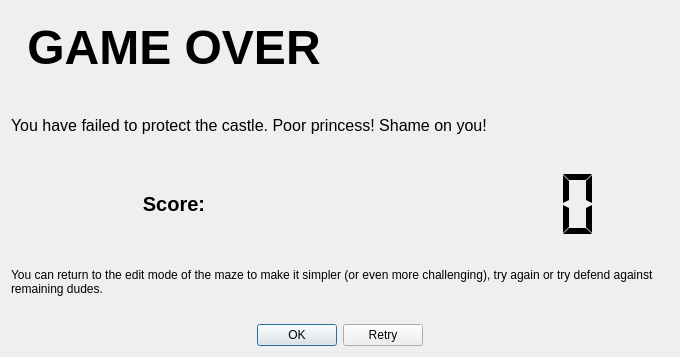
<?xml version="1.0" encoding="UTF-8"?>
<ui version="4.0">
 <class>Dialog</class>
 <widget class="QDialog" name="Dialog">
  <property name="geometry">
   <rect>
    <x>0</x>
    <y>0</y>
    <width>680</width>
    <height>357</height>
   </rect>
  </property>
  <property name="windowTitle">
   <string>Maze - GAME OVER</string>
  </property>
  <layout class="QVBoxLayout" name="verticalLayout_2">
   <item>
    <layout class="QHBoxLayout" name="horizontalLayout_2">
     <item>
      <widget class="QLabel" name="labelGameOver">
       <property name="font">
        <font>
         <pointsize>36</pointsize>
         <weight>75</weight>
         <bold>true</bold>
        </font>
       </property>
       <property name="text">
        <string>GAME OVER</string>
       </property>
       <property name="alignment">
        <set>Qt::AlignCenter</set>
       </property>
      </widget>
     </item>
     <item>
      <widget class="QLabel" name="actor">
       <property name="text">
        <string/>
       </property>
       <property name="pixmap">
        <pixmap>../pics/dude1.svg</pixmap>
       </property>
       <property name="alignment">
        <set>Qt::AlignCenter</set>
       </property>
      </widget>
     </item>
    </layout>
   </item>
   <item>
    <widget class="QLabel" name="label">
     <property name="font">
      <font>
       <pointsize>12</pointsize>
       <weight>50</weight>
       <bold>false</bold>
      </font>
     </property>
     <property name="text">
      <string>You have failed to protect the castle. Poor princess! Shame on you!</string>
     </property>
     <property name="wordWrap">
      <bool>true</bool>
     </property>
    </widget>
   </item>
   <item>
    <layout class="QHBoxLayout" name="horizontalLayout">
     <item>
      <widget class="QLabel" name="label_3">
       <property name="font">
        <font>
         <pointsize>15</pointsize>
         <weight>75</weight>
         <bold>true</bold>
        </font>
       </property>
       <property name="text">
        <string>Score:</string>
       </property>
       <property name="alignment">
        <set>Qt::AlignCenter</set>
       </property>
      </widget>
     </item>
     <item>
      <widget class="QLCDNumber" name="scoreboard">
       <property name="font">
        <font>
         <weight>50</weight>
         <bold>false</bold>
        </font>
       </property>
       <property name="frameShape">
        <enum>QFrame::NoFrame</enum>
       </property>
       <property name="smallDecimalPoint">
        <bool>false</bool>
       </property>
       <property name="mode">
        <enum>QLCDNumber::Dec</enum>
       </property>
       <property name="segmentStyle">
        <enum>QLCDNumber::Flat</enum>
       </property>
       <property name="intValue" stdset="0">
        <number>0</number>
       </property>
      </widget>
     </item>
    </layout>
   </item>
   <item>
    <widget class="QLabel" name="label_2">
     <property name="text">
      <string>You can return to the edit mode of the maze to make it simpler (or even more challenging), try again or try defend against remaining dudes.</string>
     </property>
     <property name="wordWrap">
      <bool>true</bool>
     </property>
    </widget>
   </item>
   <item>
    <widget class="QDialogButtonBox" name="buttons">
     <property name="orientation">
      <enum>Qt::Horizontal</enum>
     </property>
     <property name="standardButtons">
      <set>QDialogButtonBox::Ok|QDialogButtonBox::Retry</set>
     </property>
     <property name="centerButtons">
      <bool>true</bool>
     </property>
    </widget>
   </item>
  </layout>
 </widget>
 <resources/>
 <connections/>
</ui>
